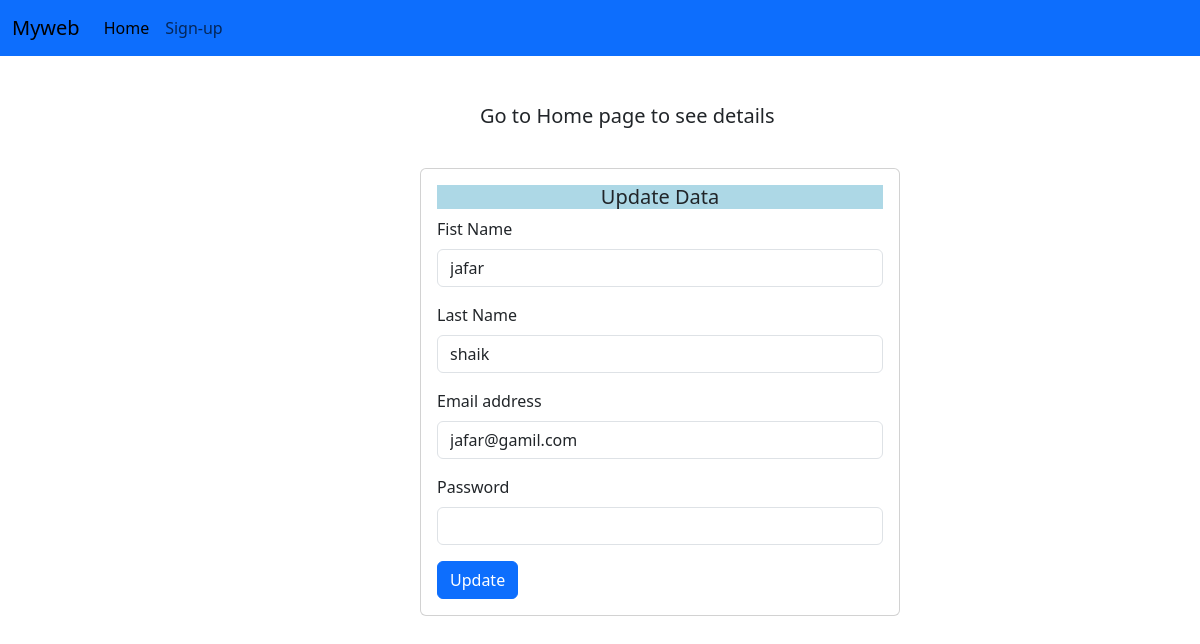
Page /update/16 on the earlier database version.
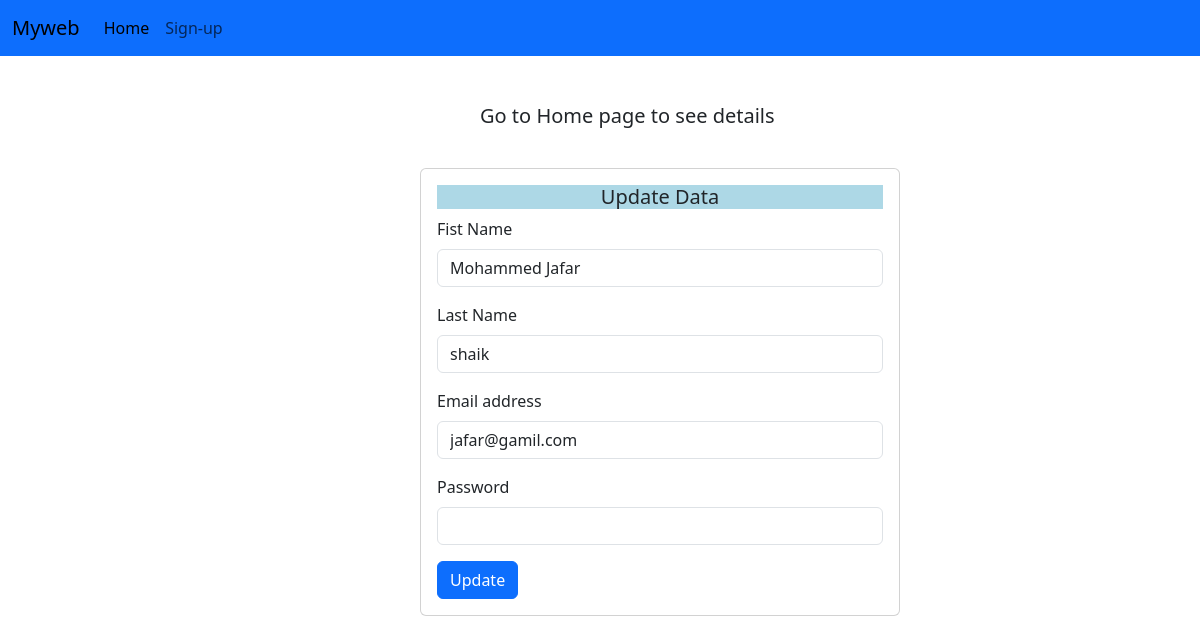
Same page on the later database version.
### home_page/models.py (models this page shows)
class Register(models.Model):
    firstname = models.CharField(max_length=50)
    lastname = models.CharField(max_length=50)
    email = models.EmailField()
    pwd = models.CharField(max_length=6)

### home_page/views.py (the view, shortened to what this page needs)
# urls.py: path('update/<id>',views.update,name="update"),
def update(request,id):
    data = Register.objects.get(id=id)
    context = {"data":data}
    return render(request,"update.html",context)

### templates/update.html (shortened to what this page needs)
<!DOCTYPE html>
<html lang="en">
  <head>
    <link
      href="https://cdn.jsdelivr.net/npm/bootstrap@5.3.0/dist/css/bootstrap.min.css"
      rel="stylesheet"
    />
  </head>
  <body>
    <div class="nav-bar">
      <nav class="navbar navbar-expand-lg bg-primary">
        <div class="container-fluid">
          <a class="navbar-brand" href="#">Myweb</a>
          <div class="collapse navbar-collapse" id="navbarNav">
            <ul class="navbar-nav">
              <li class="nav-item">
                <a class="nav-link active" aria-current="page" href="/home"
                  >Home</a
                >
              </li>
              <li class="nav-item">
                <a class="nav-link" href="/">Sign-up</a>
              </li>
            </ul>
          </div>
        </div>
      </nav>
    </div>
    <h5 style="margin-left: 40%; margin-top: 3rem">
      Go to Home page to see details
    </h5>
    <div class="card" style="width: 30rem; margin-left: 35%; margin-top: 40px">
      <div class="card-body">
        <div
          class="title"
          style="background-color: lightblue; text-align: center"
        >
          <h5 class="card-title">Update Data</h5>
        </div>
        <form action="/update/{{data.id}}" method="post">
          <div class="mb-3">
            <label for="firstname" class="form-label">Fist Name</label>
            <input
              type="text"
              class="form-control"
              id="exampleInputfirstname"
              aria-describedby="firstname"
              value="{{data.firstname}}"
              name="firstname"
              required
            />
          </div>
          <div class="mb-3">
            <label for="lasttname" class="form-label">Last Name</label>
            <input
              type="text"
              class="form-control"
              id="exampleInputlastname"
              aria-describedby="lastname"
              value="{{data.lastname}}"
              name="lastname"
              required
            />
          </div>
          <div class="mb-3">
            <label for="exampleInputEmail1" class="form-label"
              >Email address</label
            >
            <input
              type="email"
              class="form-control"
              id="exampleInputEmail1"
              value="{{data.email}}"
              aria-describedby="emailHelp"
              name="email"
              required
            />
          </div>
          <div class="mb-3">
            <label for="exampleInputPassword1" class="form-label"
              >Password</label
            >
            <input
              type="password"
              class="form-control"
              id="exampleInputPassword1"
              name="password"
              required
            />
          </div>
          <button type="submit" class="btn btn-primary">Update</button>
        </form>
      </div>
    </div>
  </body>
</html>

Differences in the rows shown:
changed Register "shaik": firstname "jafar" → "Mohammed Jafar"
